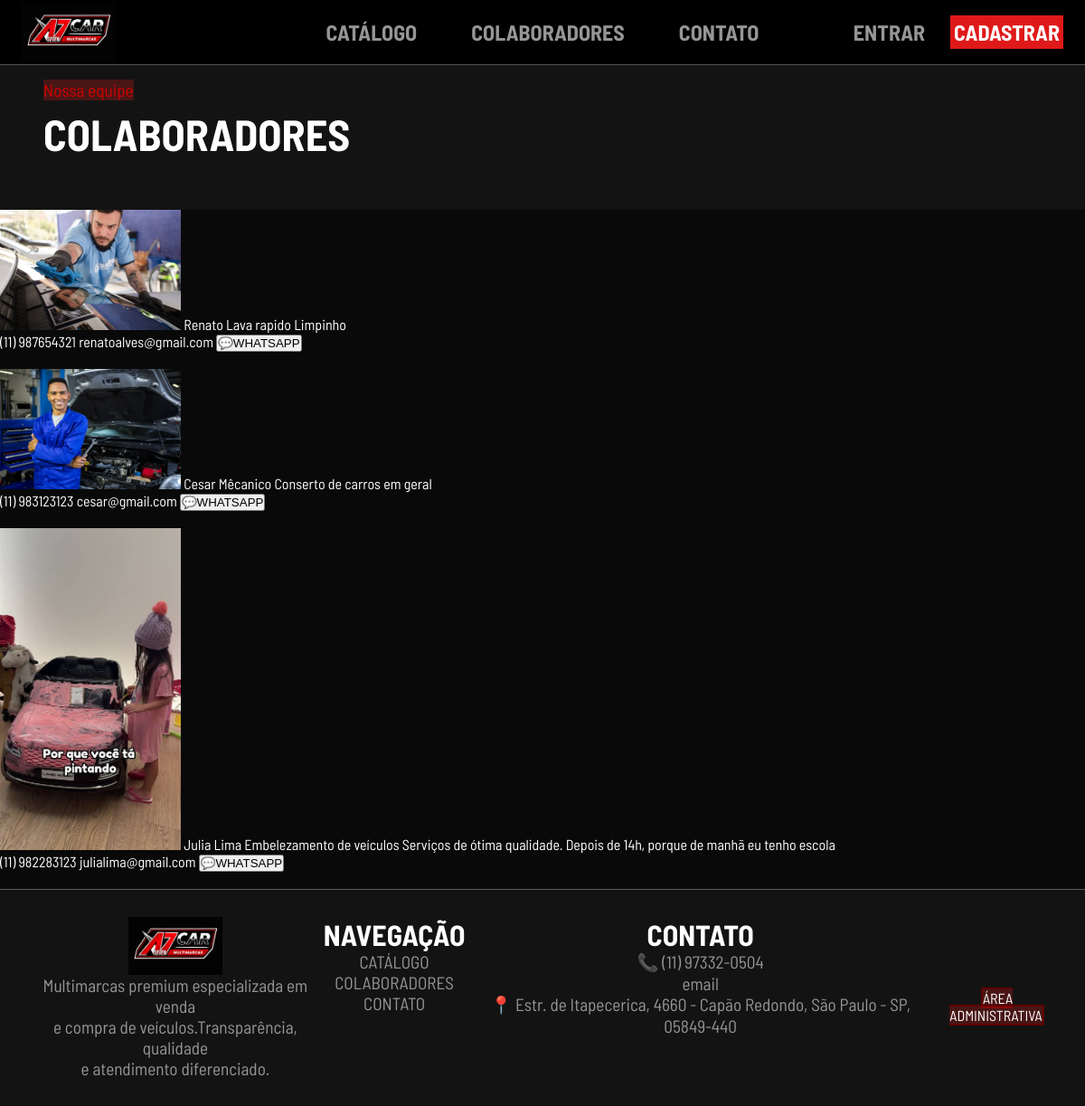
Screenshot of /php/user/colaboradores.php with the database file from the repository.
### tables this page shows
CREATE TABLE IF NOT EXISTS `colaborador` (
  `id_col` int NOT NULL AUTO_INCREMENT,
  `nome_col` varchar(255) NOT NULL,
  `foto_col` varchar(255) NOT NULL,
  `descricao_col` varchar(700) NOT NULL,
  `telefone_col` varchar(15) NOT NULL,
  `email_col` varchar(255) NOT NULL,
  `servico_col` varchar(255) NOT NULL,
  PRIMARY KEY (`id_col`),
  UNIQUE KEY `email_col` (`email_col`)
);

### php/user/colaboradores.php (the view, shortened to what this page needs)
<!DOCTYPE html>
<html lang="pt">
<head>
    <link rel="stylesheet" href="../../css/principal.css">
    <link rel="stylesheet" href="../../css/colaboradores.css">
</head>
<body>
    <header id="cabecalho">
        <img src="../../img/logo.png" alt="" class="logo" onclick="window.location.href='../../index.php'">
        <div id="link">
            <a href="catalogo.php">CATÁLOGO</a>
            <a href="colaboradores.php">COLABORADORES</a>
            <a href="contato.php">CONTATO</a>
        </div>
        <div id="linksAuth">
            <?php if(!isset($_SESSION['user_email'])): ?>
            <button id="btnEntrar" class="btn" type="button" onclick="window.location.href='Login.php'">ENTRAR</button>
            <button id="btnCadastrar" class="btn" type="button" onclick="window.location.href='Cadastro.php'">CADASTRAR </button>
            <?php else:?>
            <p>Bem-vindo, <?php echo htmlspecialchars($_SESSION['user_nome'], ENT_QUOTES, 'UTF-8'); ?>!</p>
            <button class="btn" type="button" onclick="window.location.href='../salvar/Sair.php'">SAIR </button>
            <?php endif; ?>
        </div>
    </header>
    <div id="titulo">
        <h3>Nossa equipe</h3>
        <h1>COLABORADORES</h1>
    </div>
    <div >
		<?php
                include_once "../salvar/Conexao.php";
                $stmt = $sql->prepare("SELECT * FROM colaborador ");
                $stmt->execute();
                $result = $stmt->get_result();
                while($row = $result->fetch_assoc()){
                    echo "
                    <div>
                        <img src='".htmlspecialchars($row['foto_col'], ENT_QUOTES, 'UTF-8') . "' alt='Foto do Colaborador' style='width: 200px; '>
                        <span>".htmlspecialchars($row['nome_col'], ENT_QUOTES, 'UTF-8')."</span>
                        <span>".htmlspecialchars($row['servico_col'], ENT_QUOTES, 'UTF-8')."</span>
                        <span>".htmlspecialchars($row['descricao_col'], ENT_QUOTES, 'UTF-8')."</span>
                        <div>
                            <span>".htmlspecialchars($row['telefone_col'])."</span>
                            <span>".htmlspecialchars($row['email_col'], ENT_QUOTES, 'UTF-8')."</span>
                            <button>💬WHATSAPP</button>
                        </div>
                    </div>
                    <br>
                   ";
                }
                ?>
            </div>
    <footer>
        <div class="fo">
        <div id="ter">
            <img src="../../img/logo.png" alt="" id="logo">
            <h3>Multimarcas premium especializada em venda </h3>
        <h3>e compra de veículos.Transparência, qualidade </h3>
        <h3>e atendimento diferenciado.</h3>
    </div>
    <div class="nav">
        <h1>NAVEGAÇÃO</h1>
        <a href="">CATÁLOGO</a>
        <a href="">COLABORADORES</a>
        <a href="">CONTATO</a>
    </div>
    <div>
      <h1>CONTATO</h1>
        <h3>📞 (11) 97332-0504
            <br>
            email
            <br>
            📍 Estr. de Itapecerica, 4660 - Capão Redondo, São Paulo - SP, 05849-440
        </h3>
    </div>
    <div id="divadm">
    <a href="../admin/Clientes.php" id="adm">ÁREA ADMINISTRATIVA</a>    </div>
</div>
</footer>
</body>
</html>

### css/principal.css (style rules this page uses)
h1 { font-family: Barlow-Bold; }
a { text-decoration: none; color: white; font-size: 1.2rem; color: rgb(150, 150, 150); }
header a { font-size: 1.5rem; margin: 0 2.5vw; font-family: Barlow-Bold; }
* { margin: 0; padding: 0; box-sizing: border-box; font-weight: normal; }
header .btn { margin-right: 2vw; }
header { position: fixed; top: 0; left: 0; width: 100vw; display: flex; justify-content: center; align-items: center; border-bottom: 1px solid rgba(128, 128, 128, 0.655); height: 9vh; background-color: black; }
footer { margin-top: auto; height: 30vh; width: 100%; display: flex; justify-content: center; align-items: center; flex-direction: column; text-align: center; gap: 2vh; border-top: 1px solid rgba(128, 128, 128, 0.655); background-color: rgb(19, 19, 19); }
.fo { display: flex; flex-direction: row; justify-content: space-around; width: 95vw; }
.nav { display: flex; flex-direction: column; }
body { display: flex; flex-direction: column; min-height: 100vh; width: 100vw; overflow-x: hidden; background-color: rgb(9, 9, 9); color: white; font-family: Barlow; }
#adm { background-color: rgba(237, 35, 35, 0.247); border: 2px solid rgba(99, 2, 2, 0.99); border-radius: 3px; font-size: 1rem; color: white; }
#divadm { height: 10vh; padding-top: 10vh; }
.btn { border: 4px solid rgb(223, 25, 25); background-color: rgb(223, 25, 25); color: white; font-family: Barlow-Bold; font-size: 1.5rem; }
#btnEntrar { border: 4px solid rgb(0, 0, 0); background-color: rgb(0, 0, 0); color: rgb(150, 150, 150); }
.logo { height: 8vh; width: 13vh; margin-left: 2vw; margin-right: auto; cursor: pointer; }
#ter { display: flex; align-items: center; flex-direction: column; }
footer #logo { margin-top: 0; height: 8vh; width: 13vh; }
h3 { color: rgb(150, 150, 150); font-size: 1.2rem; font-family: Barlow; }
#link { width: 50%; display: flex; flex-direction: row; align-items: center; justify-content: center; position: absolute; }
#linksAuth { display: flex; flex-direction: row; }

### css/colaboradores.css (style rules this page uses)
#titulo { margin-top: 9vh; background-color: rgb(19, 19, 19); height: 20vh; width: 100%; color: white; display: flex; justify-content: left; flex-direction: column; text-align: left; gap: 1vh; padding: 2vh 1vw 1vh 4vw; }
#titulo h1 { font-size: 3rem; }
#titulo h3 { color: rgb(208, 0, 0); background-color: rgba(237, 35, 35, 0.247); width: fit-content; }

### rows the page displays
colaborador: foto_col (picture), nome_col "Renato", servico_col "Lava rapido", descricao_col "Limpinho", telefone_col "(11) 987654321", email_col "renatoalves@gmail.com"
colaborador: foto_col (picture), nome_col "Cesar", servico_col "Mêcanico", descricao_col "Conserto de carros em geral", telefone_col "(11) 983123123", email_col "cesar@gmail.com"
colaborador: foto_col (picture), nome_col "Julia Lima", servico_col "Embelezamento de veículos", descricao_col "Serviços de ótima qualidade. Depois de 14h, porque de manhã eu tenho escola", telefone_col "(11) 982283123", email_col "julialima@gmail.com"
